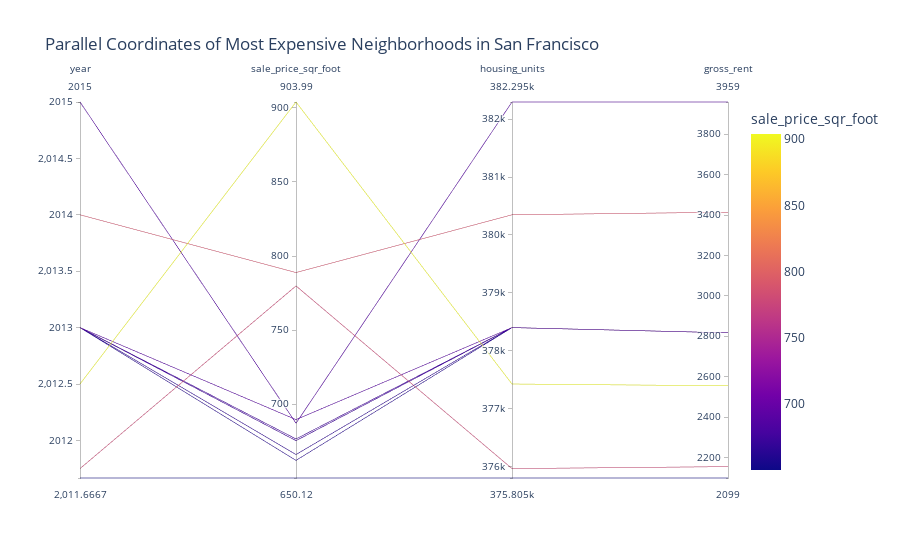

The notebook cell this image was saved under:
### Code cell
def parallel_coordinates():
    """Parallel Coordinates Plot."""
 
    
    avg_value_per_neighborhood = sfo_neighborhoods_census.groupby([sfo_neighborhoods_census["neighborhood"]]).mean()  
    
    top_ten_expensive_neighborhood = avg_value_per_neighborhood.nlargest(10, 'sale_price_sqr_foot').reset_index()
    
    top_ten_parallel_coordinates = px.parallel_coordinates(
        top_ten_expensive_neighborhood,
        color="sale_price_sqr_foot",
        title="Parallel Coordinates of Most Expensive Neighborhoods in San Francisco"
    )
    
    return top_ten_parallel_coordinates

parallel_coordinates()

### Figure 1 — Plotly figure (JSON) as saved in the notebook; plotly's stock layout.template omitted (floating-point values rounded to 4 significant figures)
{"data": [{"dimensions": [{"label": "year", "values": [2012.0, 2014, 2012.0, 2013, 2015, 2013, 2013, 2013, 2013, 2012.0]}, {"label": "sale_price_sqr_foot", "values": [904.0, 788.8, 779.8, 689.6, 687.1, 676.5, 675.4, 666.0, 662.0, 650.1]}, {"label": "housing_units", "values": [377400.0, 380348, 376000.0, 378401, 382295, 378401, 378401, 378401, 378401, 375805]}, {"label": "gross_rent", "values": [2555.0, 3414, 2155.0, 2817.0, 3959, 2817.0, 2817.0, 2817.0, 2817.0, 2099]}], "domain": {"x": [0, 1], "y": [0, 1]}, "line": {"color": [904.0, 788.8, 779.8, 689.6, 687.1, 676.5, 675.4, 666.0, 662.0, 650.1], "coloraxis": "coloraxis"}, "name": "", "type": "parcoords"}], "layout": {"autosize": true, "coloraxis": {"colorbar": {"title": {"text": "sale_price_sqr_foot"}}, "colorscale": [[0, "#0d0887"], [0.1111, "#46039f"], [0.2222, "#7201a8"], [0.3333, "#9c179e"], [0.4444, "#bd3786"], [0.5556, "#d8576b"], [0.6667, "#ed7953"], [0.7778, "#fb9f3a"], [0.8889, "#fdca26"], [1, "#f0f921"]]}, "legend": {"tracegroupgap": 0}, "title": {"text": "Parallel Coordinates of Most Expensive Neighborhoods in San Francisco"}}}
